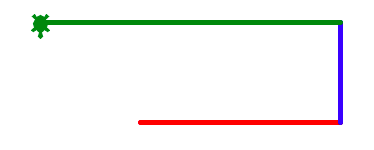

Reproduce this figure in Python.
# change pen color
import turtle

turtle.width(5)
turtle.forward(200)
turtle.left(90)

turtle.pencolor('blue')
turtle.forward(100)
turtle.left(90)

turtle.pencolor('green')
turtle.forward(300)
turtle.left(90)

turtle.done()
